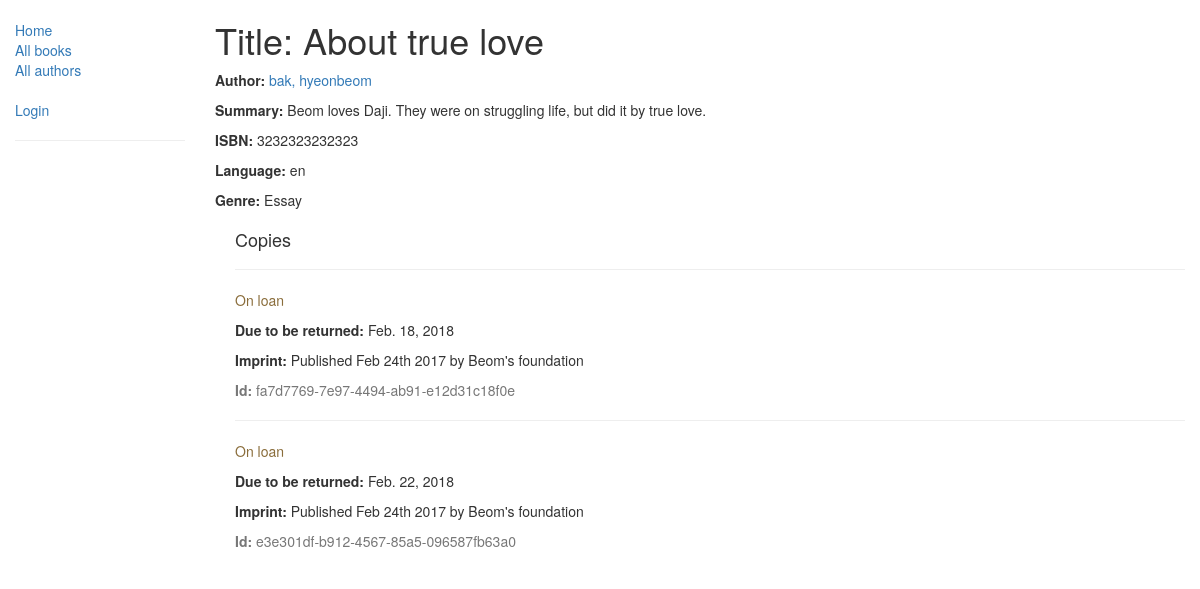
/catalog/book/2, run on the app's committed database.
### catalog/models.py (models this page shows, shortened)
class Book(models.Model):
    title = models.CharField(max_length=200)
    author = models.ForeignKey('Author', on_delete=models.SET_NULL, null=True)
    summary = models.TextField(max_length=1000, help_text='Enter a brief description of the book.')
    isbn = models.CharField('ISBN', max_length=13, help_text='13 Character <a href="https://www.isbn-international.org/content/what-isbn">ISBN number</a>')
    genre = models.ManyToManyField(Genre, help_text="Select a genre for this book.")
    language = LanguageField(default='English')
    def display_genre(self):
        return ', '.join([genre.name for genre in self.genre.all()[:3]])
    display_genre.short_description = 'Genre'

class Author(models.Model):
    first_name = models.CharField(max_length=100)
    last_name = models.CharField(max_length=100)
    date_of_birth = models.DateField(null=True, blank=True)
    date_of_death = models.DateField('died', null=True, blank=True)
    class Meta:
        ordering = ["last_name", "first_name"]
    def __str__(self):
        return '{0}, {1}'.format(self.last_name, self.first_name)

class Genre(models.Model):
    name = models.CharField(max_length=200, help_text="Enter a book genre. (e.g. Science Fiction, French Poetry etc.)")
    def __str__(self):
        return self.name

class BookInstance(models.Model):
    id = models.UUIDField(primary_key=True, default=uuid.uuid4, help_text="Unique ID for this particular book across whole library.")
    book = models.ForeignKey('Book', on_delete=models.SET_NULL, null=True)
    imprint = models.CharField(max_length=200)
    due_back = models.DateField(null=True, blank=True)
    borrower = models.ForeignKey(User, on_delete=models.SET_NULL, null=True, blank=True)
    LOAN_STATUS = (
        ('m', 'Maintenance'),
        ('o', 'On loan'),
        ('a', 'Available'),
        ('r', 'Reserved'),
    )
    status = models.CharField(max_length=1, choices=LOAN_STATUS, blank=True, default='m', help_text='Book availability')
    class Meta:
        ordering = ["due_back"]
        permissions = (("can_mark_returned", "Set book as returned"),)

### catalog/views.py (the view)
# urls.py: path('book/<int:pk>', views.BookDetailView.as_view(), name='book-detail'),
class BookDetailView(generic.DetailView):
    model = Book

### catalog/templates/catalog/book_detail.html
{% extends "base_generic.html" %}
{% block content %}
    <h1>Title: {{ book.title }}</h1>
    <p>
        <strong>Author:</strong>
        <a href="{% url 'author-detail' book.author.pk %}">{{ book.author }}</a>
    </p>
    <p>
        <strong>Summary:</strong> {{ book.summary }}</p>
    <p>
        <strong>ISBN:</strong> {{ book.isbn }}</p>
    <p>
        <strong>Language:</strong> {{ book.language }}</p>
    <p>
        <strong>Genre:</strong> {% for genre in book.genre.all %} {{ genre }}{% if not forloop.last %}, {% endif %}{% endfor %}</p>
    <div style="margin-left:20px;margin-top:20px">
        <h4>Copies</h4>
        {% for copy in book.bookinstance_set.all %}
            <hr>
            <p class="{% if copy.status == 'a' %}text-success{% elif copy.status == 'm' %}text-danger{% else %}text-warning{% endif %}">{{ copy.get_status_display }}</p>
            {% if copy.status != 'a' %}
            <p>
                <strong>Due to be returned:</strong> {{copy.due_back}}</p>{% endif %}
            <p>
                <strong>Imprint:</strong> {{copy.imprint}}</p>
            <p class="text-muted">
                <strong>Id:</strong> {{copy.id}}</p>
        {% endfor %}
    </div>
{% endblock %}

### data on the page
Book: title "About true love", author "bak, hyeonbeom", summary "Beom loves Daji. They were on struggling life, but did it by true love.", isbn "3232323232323", language "en"
Genre: name "Essay"
BookInstance: status "On loan", due_back "Feb. 18, 2018", imprint "Published Feb 24th 2017 by Beom's foundation", id "fa7d7769-7e97-4494-ab91-e12d31c18f0e"
BookInstance: status "On loan", due_back "Feb. 22, 2018", imprint "Published Feb 24th 2017 by Beom's foundation", id "e3e301df-b912-4567-85a5-096587fb63a0"
